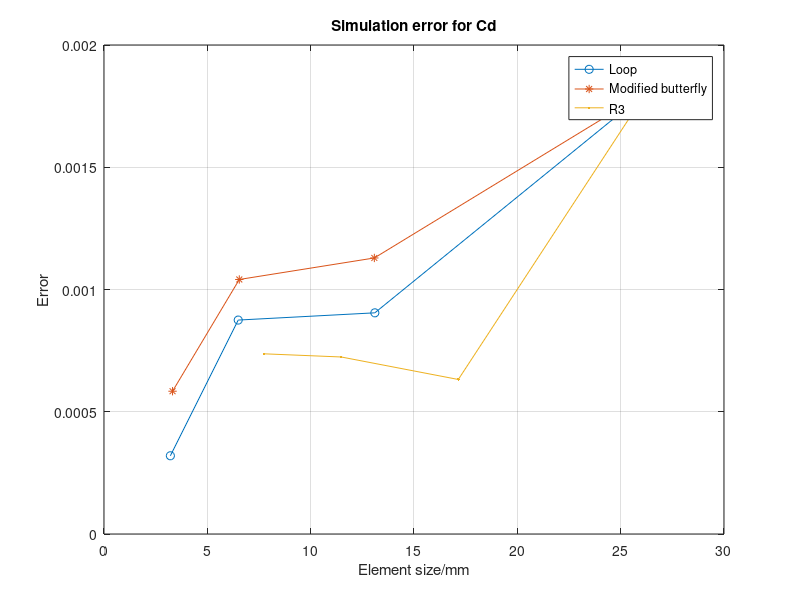
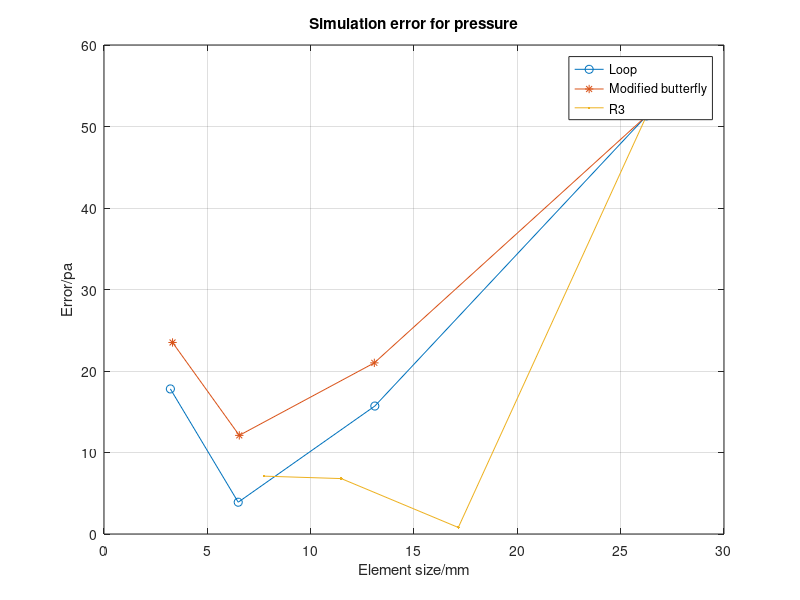
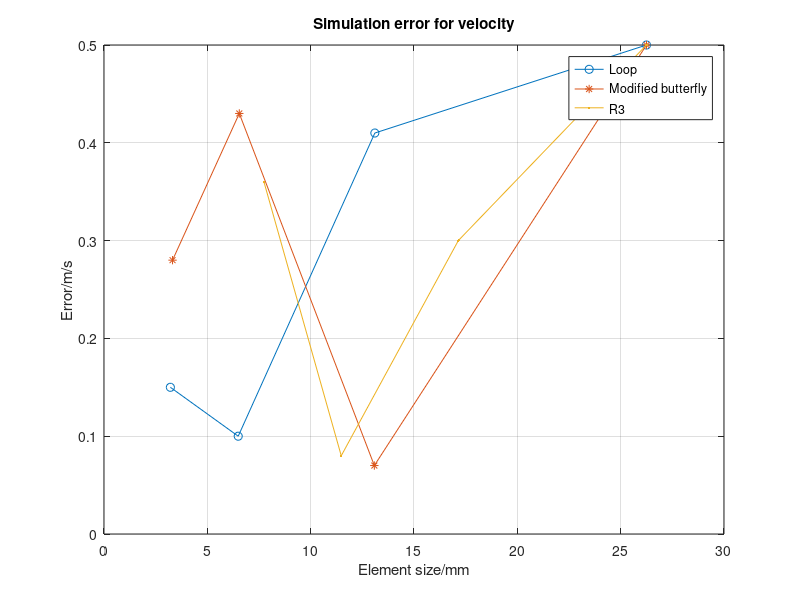

Recreate these plots in MATLAB, in order.
clc
clear
%Using high resolution
%point at 0.12 0.14
pLoop = [5.1300E+01	1.5700E+01	3.9000E+00	1.7800E+01];
vLoop = [5.0000E-01	4.1000E-01	1.0000E-01	1.5000E-01];
cdLoop = [1.8079E-03	9.0460E-04	8.7500E-04	3.2000E-04];
hloop = [2.6249E+01	1.3105E+01	6.4943E+00	3.2115E+00];

pMb = [5.1300E+01 2.1000E+01	1.2100E+01	2.3500E+01];
vMb = [5.0000E-01 7.0000E-02	4.3000E-01	2.8000E-01];
cdMb = [1.8079E-03 1.1290E-03	1.0410E-03	5.8400E-04];
hMb = [2.6249E+01 1.3081E+01	6.5463E+00	3.3163E+00];

pRoot = [5.1300E+01 8.0000E-01	6.8000E+00	7.1000E+00];
vRoot = [5.0000E-01 3.0000E-01	8.0000E-02	3.6000E-01];
cdRoot = [1.8079E-03 6.3200E-04	7.2400E-04	7.3700E-04];
hRoot = [2.6249E+01 17.144	11.4794	7.7396];

x = [1,2,3,4];
figure(1)
plot(hloop,cdLoop,'o-');
hold on
plot(hMb,cdMb,'*-');
hold on
plot(hRoot,cdRoot,'.-');
grid on
title("Simulation error for Cd")
xlabel("Element size/mm")
ylabel("Error")
legend("Loop","Modified butterfly","R3");

figure(2)
plot(hloop,pLoop,'o-');
hold on
plot(hMb,pMb,'*-');
hold on
plot(hRoot,pRoot,'.-');
grid on
title("Simulation error for pressure")
xlabel("Element size/mm")
ylabel("Error/pa")
legend("Loop","Modified butterfly","R3");

figure(3)
plot(hloop,vLoop,'o-');
hold on
plot(hMb,vMb,'*-');
hold on
plot(hRoot,vRoot,'.-');
grid on
title("Simulation error for velocity")
xlabel("Element size/mm")
ylabel("Error/m/s")
legend("Loop","Modified butterfly","R3");
